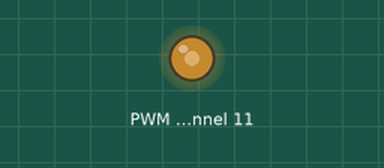
Simulated run of this program. Board: Raspberry Pi (BCM pin numbers). Parts: output pins drawn as LEDs (lit = HIGH). Library files of the repository ran but are not shown: pca9685.py. At 4.0 s the program stops and its outputs stay as they are.

Above: at 0.1 s.
At 4.1 s:
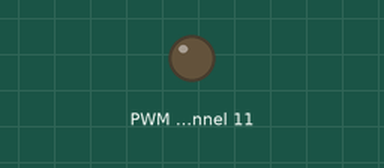
Timing chart, 0 to 5.5 s (numbered marks = the images above):
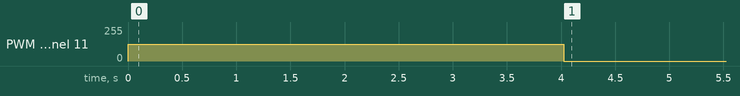

Measured:
- by itself, PWM channel 11: 0/255 → 127/255 at 0.00 s, → 0/255 4.0 s later

The program:

_18_pca9685_melody.py
```python
import smbus
import pca9685
import time

buzzer_pin = 11
melody = [262, 294, 330, 349, 392, 440, 494, 523]

i2c_bus = smbus.SMBus(1) # 1 : /dev/o2c-1 (port I2C1)
pwm = pca9685.PWM(i2c_bus)

pwm.setDuty(buzzer_pin, 2047)

try:
  for note in range(8):
    pwm.setFreq(melody[note])
    time.sleep(0.5)

except KeyboardInterrupt:
  pass

pwm.setDuty(buzzer_pin, 0)
i2c_bus.close()
```
